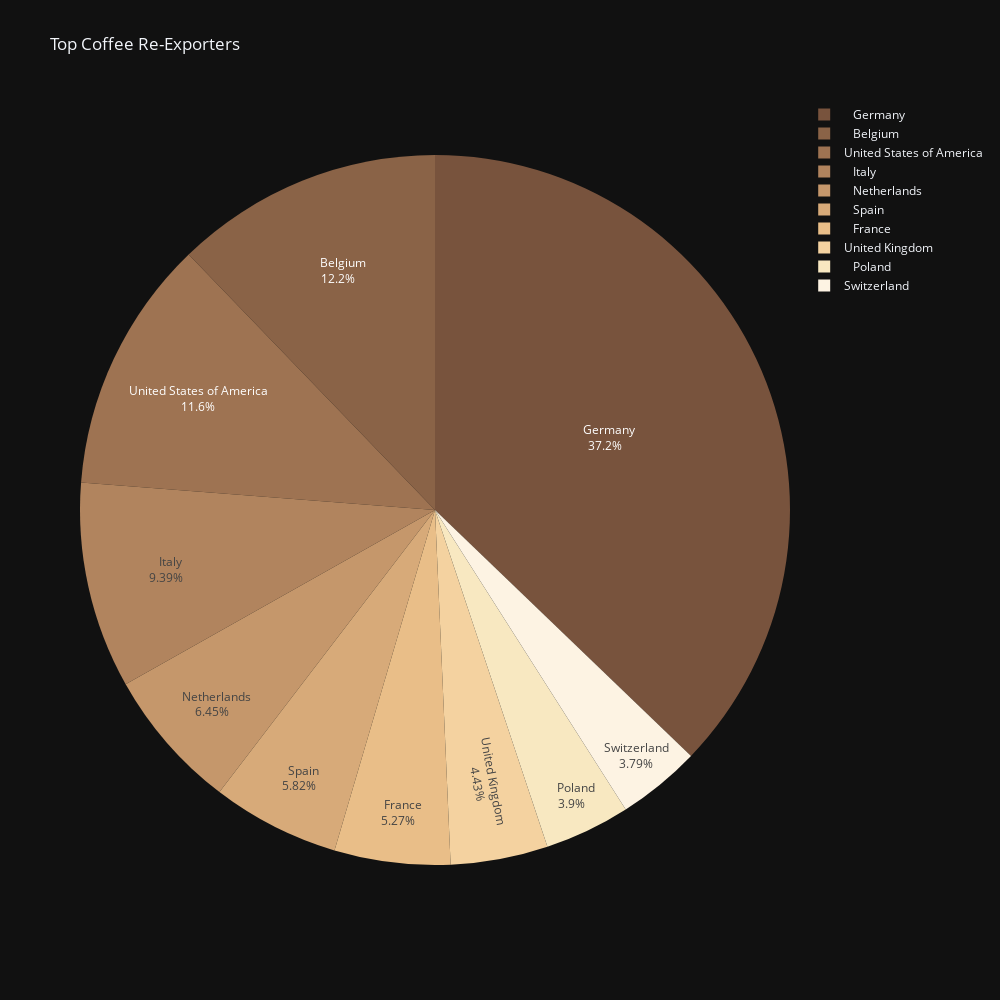

Notebook cell for this chart:
### Code cell
# Top 10 reeksporterów


# Definiowanie palety barw
colors = ["#78533d", "#8a6347", "#9e7352", "#b1845e", "#c5976b", "#d7aa79", "#e9be88", "#f4d2a0", "#f8e8c1", "#fdf3e3"]

fig = go.Figure(data=[
    go.Pie(
        labels=top_re_export['Country'],
        values=top_re_export['Total_re_export'],
        hovertemplate='Country: %{label}<br>Total Re-Export: %{value:.2f}',
        textposition='inside',
        textinfo='percent+label',
        marker=dict(colors=colors)
    )
])

fig.update_layout(
    title='Top Coffee Re-Exporters',
    width=1000,
    height=1000,
)

fig.show()

### Figure 1 — Plotly figure (JSON) as saved in the notebook; plotly's stock layout.template omitted (floating-point values rounded to 4 significant figures)
{"data": [{"hovertemplate": "Country: %{label}<br>Total Re-Export: %{value:.2f}", "labels": ["   Germany", "   Belgium", "United States of America", "   Italy", "   Netherlands", "   Spain", "   France", "United Kingdom", "   Poland", "Switzerland"], "marker": {"colors": ["#78533d", "#8a6347", "#9e7352", "#b1845e", "#c5976b", "#d7aa79", "#e9be88", "#f4d2a0", "#f8e8c1", "#fdf3e3"]}, "textinfo": "percent+label", "textposition": "inside", "values": [14558880000, 4779780000, 4526640000, 3678600000, 2527200000, 2277480000, 2063880000, 1734120000, 1525740000, 1485780000], "type": "pie"}], "layout": {"title": {"text": "Top Coffee Re-Exporters"}, "width": 1000, "height": 1000}}
